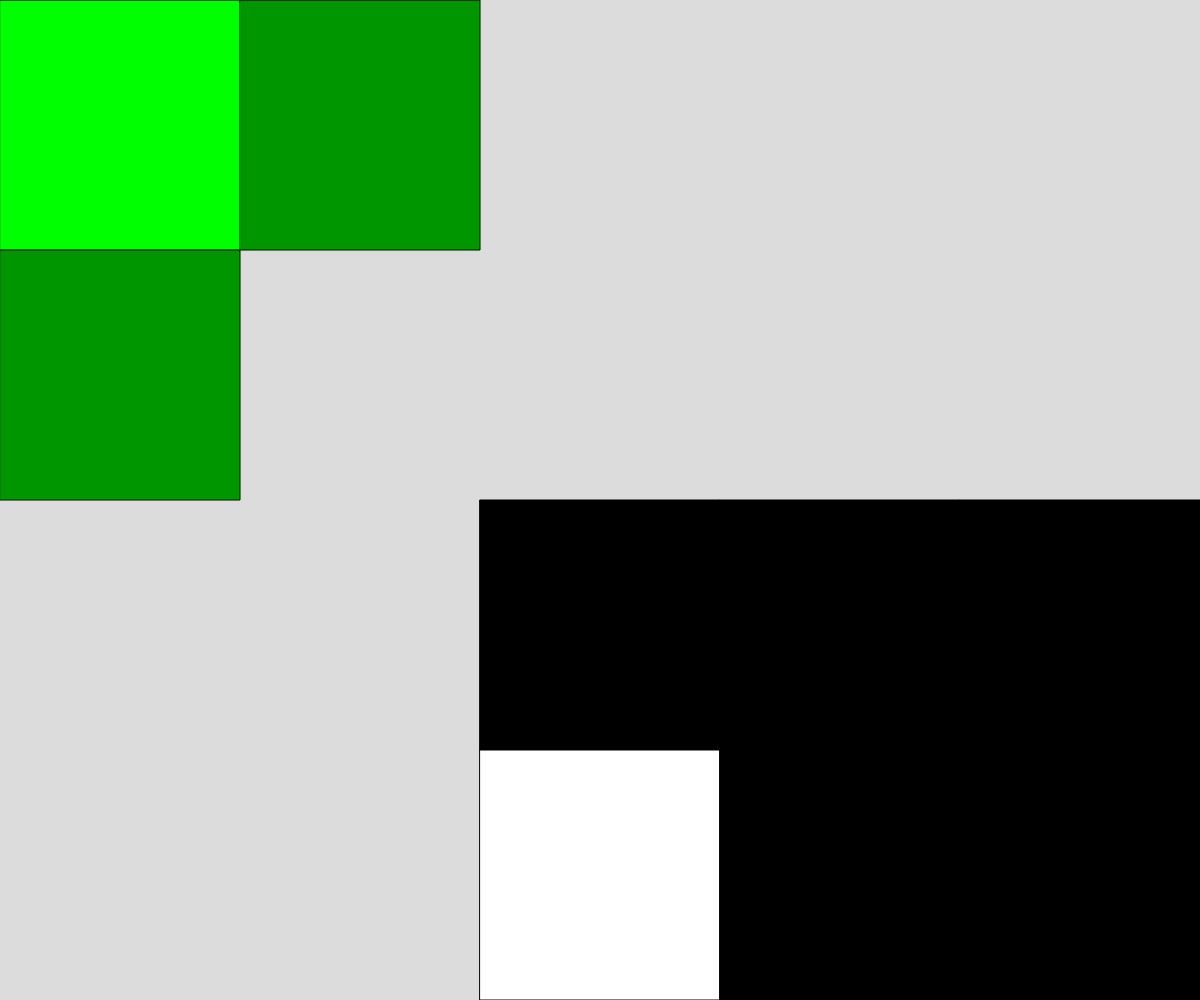
Frame 1 (no input)
Frame 60 (no input): identical to frame 1, image omitted
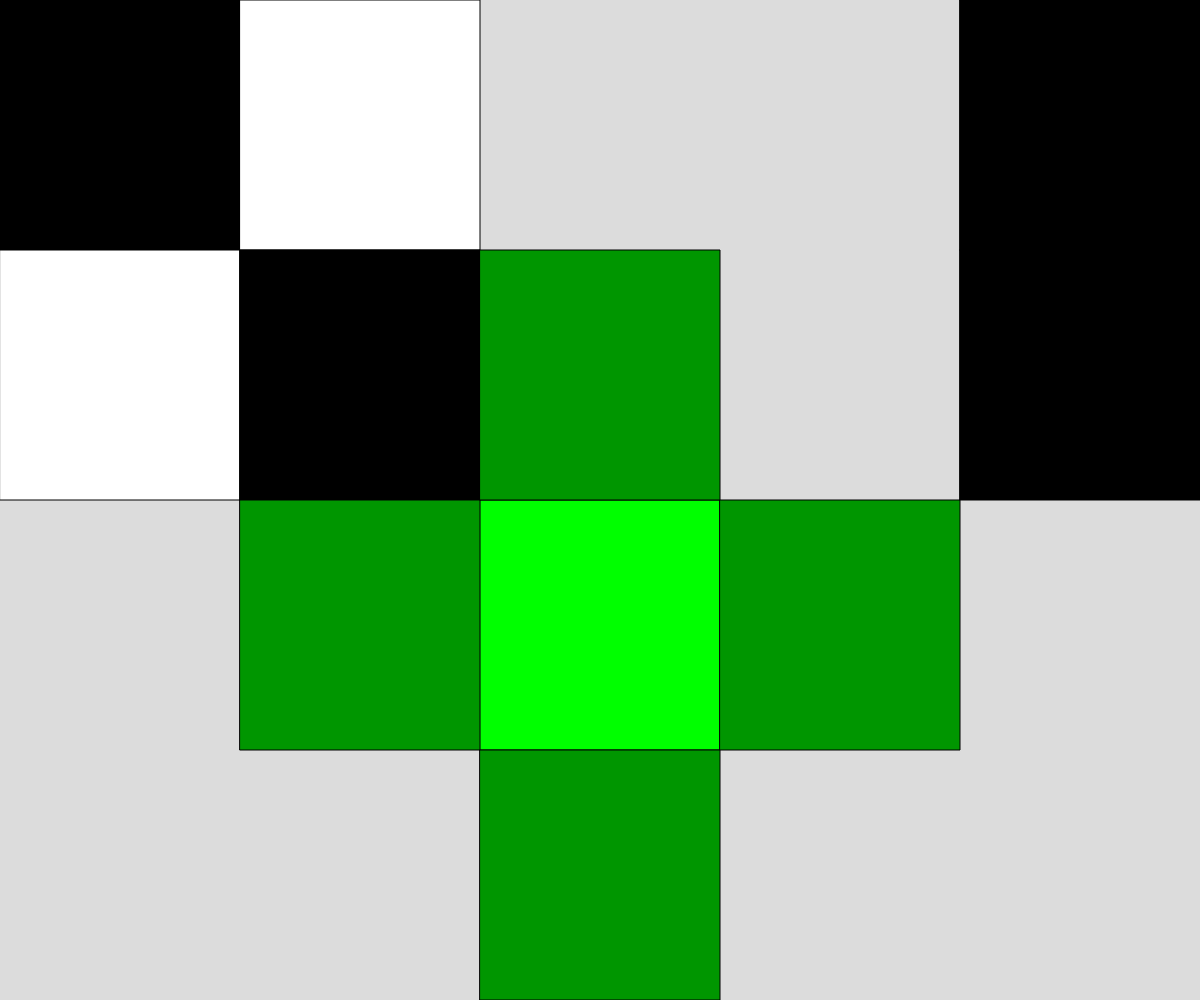
Frame 120 (the mouse pressed at the canvas centre since frame 60)

The p5.js sketch that drew these frames (run headless with seeded random() and noise() and a simulated clock; from frame 60 on, the mouse is pressed at the canvas centre):

// p5.js sketch
// ── sketch.js
// Puzzle Game
// Mandy Fraser
// Date
//
// Extra for Experts:
// - describe what you did to take this project "above and beyond"


let NUM_ROWS = 4;
let NUM_COLS = 5;
let rectWidth, rectHeight;
let currentRow, currentCol;
let gridData = [[0,0,0,0,0],
                [0,0,0,0,0],
                [0,255,0,0,0],
                [255,255,255,0,0]];
let won = false;




function setup() {
  // Determine the size of each square. Could use windowHeight,windowHeight  for Canvas to keep a square aspect ratio
  createCanvas(windowWidth, windowHeight);
  rectWidth = width/NUM_COLS;
  rectHeight = height/NUM_ROWS;
  randomize();
}

function draw() {
  background(220);
  win();
  if(won === true){
    text("You Win!", width/2, height/2);
  }
  else{
    determineActiveSquare();   //figure out which tile the mouse cursor is over
    drawGrid();                //render the current game board to the screen (and the overlay)
  }

}



function mousePressed(){
  // cross-shaped pattern flips on a mouseclick. Boundary conditions are checked within the flip function to ensure in-bounds access for array
  if (mouseButton === LEFT){
    flip(currentCol, currentRow);
    flip(currentCol-1, currentRow);
    flip(currentCol+1, currentRow);
    flip(currentCol, currentRow-1);
    flip(currentCol, currentRow+1);
  }
  if(mouseButton === CENTER){
    flip(currentCol, currentRow);
  }
}

function flip(col, row){
  // given a column and row for the 2D array, flip its value from 0 to 255 or 255 to 0
  // conditions ensure that the col and row given are valid and exist for the array. If not, no operations take place.
  if (col >= 0 && col < NUM_COLS ){
    if (row >= 0 && row < NUM_ROWS){
      if (gridData[row][col] === 0){
        gridData[row][col] = 255;
      }
      else {
        gridData[row][col] = 0;
      }
    }
  }
}

function determineActiveSquare(){
  // An expression to run each frame to determine where the mouse currently is.
  currentRow = int(mouseY / rectHeight);
  currentCol = int(mouseX / rectWidth);
}

function drawGrid(){
  // Render a grid of squares - fill color set according to data stored in the 2D array
  for (let x = 0; x < NUM_COLS ; x++){
    for (let y = 0; y < NUM_ROWS; y++){
      if(y === currentRow && x === currentCol){
        fill(0,255,0);
        rect(x*rectWidth, y*rectHeight, rectWidth, rectHeight);
        colouredOverlay(currentCol-1, currentRow);
        colouredOverlay(currentCol+1, currentRow);
        colouredOverlay(currentCol, currentRow-1);
        colouredOverlay(currentCol, currentRow+1);
      }
      else if((y !== currentRow + 1 && x !== currentCol) && (y !== currentRow && x !== currentCol + 1)){
        fill(gridData[y][x]);
        rect(x*rectWidth, y*rectHeight, rectWidth, rectHeight);
      }

    }
  }
}

function win(){
  let points = 0;
  for (let x = 0; x < NUM_COLS ; x++){
    for (let y = 0; y < NUM_ROWS; y++){
      points += gridData[y][x];
    }
  }
  if(points === 0 || points === NUM_COLS * NUM_ROWS * 255){
    fill(0);
    won = true;
  }
  print(points);
}

function randomize(){
  let counter = 0;
  for(let i = 0; i < gridData.length; i += random(1,4)){
    if(gridData[counter][i] === 0){
      gridData[counter][i] = 255;
    }
    else if(gridData[counter][i] === 255){
      gridData[counter][i] = 0;
    }
    counter ++;
  }
  print(gridData);
}

function colouredOverlay(columnOverlay, rowOverlay){
  if (columnOverlay >= 0 && columnOverlay < NUM_COLS ){
    if (rowOverlay >= 0 && rowOverlay < NUM_ROWS){
      fill(0,150,0);
      rect(columnOverlay*rectWidth,rowOverlay*rectHeight,rectWidth,rectHeight);
    }
  }
}
